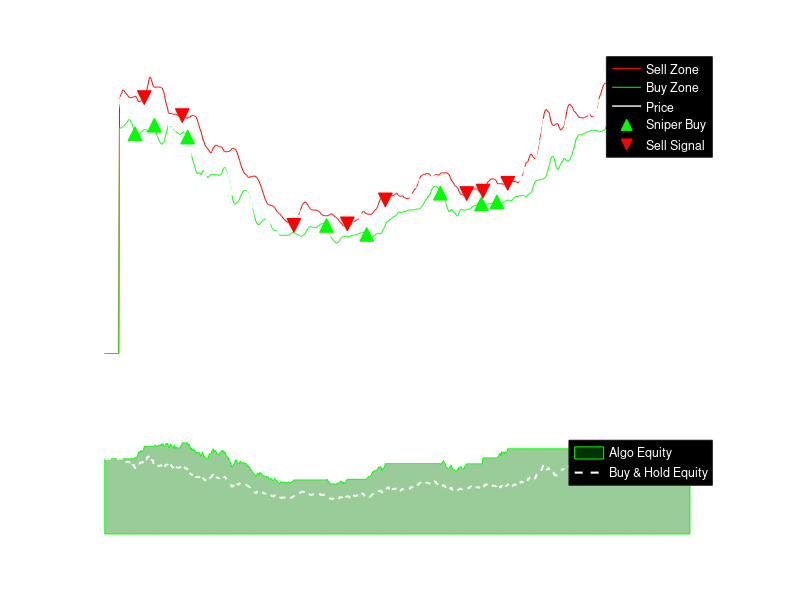

The MATLAB script that drew this image:
%% MATLAB "Sniper" Algo Trader (RSI + Limit Orders)
% Strategy: "Catch the Bottom"
%   1. Calculate "Fair Value" (20-Day EMA)
%   2. Place a LIMIT ORDER at the Lower Bollinger Band.
%   3. If RSI is < 40 (Oversold), we execute the trade aggressively.
%   4. Compare performance against a passive "Buy & Hold" strategy.

clear; clc; close all;

%% --- 1. DATA GENERATION (Simulating High/Low/Close) ---
% We simulate 'High' and 'Low' prices to allow for "Wick" trading
days = 252 * 3;      % 3 Years
start_price = 150;   
mu = 0.0005;         % Drift (General upward trend)
sigma = 0.02;        % Volatility (Market noise)

dates = (1:days)';
close_price = zeros(days, 1);
high_price = zeros(days, 1);
low_price = zeros(days, 1);
close_price(1) = start_price;

rng('shuffle'); % Random seed
for t = 2:days
    % Generate Close Price
    shock = randn;
    close_price(t) = close_price(t-1) * exp((mu - 0.5 * sigma^2) + sigma * shock);
    
    % Simulate High and Low (Wicks)
    % High is typically 0.5% to 3% above close/open
    daily_vol = rand * 0.03; 
    high_price(t) = close_price(t) * (1 + daily_vol);
    low_price(t) = close_price(t) * (1 - daily_vol);
end

%% --- 2. INDICATORS (RSI + Bollinger) ---
window = 20;
std_devs = 2.0; 

% A. Exponential Moving Average (Faster than SMA)
ema = zeros(days, 1);
k = 2 / (window + 1);
ema(1) = close_price(1);
for t = 2:days
    ema(t) = close_price(t) * k + ema(t-1) * (1 - k);
end

% B. Bollinger Bands
upper_band = zeros(days, 1);
lower_band = zeros(days, 1);
for t = window:days
    slice = close_price(t-window+1 : t);
    stdev = std(slice);
    upper_band(t) = ema(t) + (std_devs * stdev);
    lower_band(t) = ema(t) - (std_devs * stdev);
end

% C. RSI (Relative Strength Index)
rsi_period = 14;
rsi = zeros(days, 1);
change = [0; diff(close_price)];
avg_gain = 0; avg_loss = 0;

% Initial RSI Calculation
for t = 2:rsi_period+1
    gain = max(0, change(t));
    loss = abs(min(0, change(t)));
    avg_gain = avg_gain + gain;
    avg_loss = avg_loss + loss;
end
avg_gain = avg_gain / rsi_period;
avg_loss = avg_loss / rsi_period;

for t = rsi_period+2:days
    gain = max(0, change(t));
    loss = abs(min(0, change(t)));
    
    avg_gain = (avg_gain * (rsi_period-1) + gain) / rsi_period;
    avg_loss = (avg_loss * (rsi_period-1) + loss) / rsi_period;
    
    rs = avg_gain / avg_loss;
    rsi(t) = 100 - (100 / (1 + rs));
end

%% --- 3. TRADING LOGIC (THE SNIPER) ---
initial_capital = 10000;
capital = initial_capital;
position = 0; 
portfolio_value = zeros(days, 1);
buy_signals = nan(days, 1); 
sell_signals = nan(days, 1); 
trade_log = [];

% Warmup Period: We cannot trade before indicators exist
for t = 1:window
    portfolio_value(t) = initial_capital;
end

for t = window+1 : days
    current_close = close_price(t);
    
    % Target Buy Price = The Lower Band (The "Discount" Price)
    limit_buy_order = lower_band(t);
    
    % --- BUY LOGIC (Limit Order) ---
    if position == 0
        % Check 1: Did the price wick down to our limit order?
        % Check 2: Is RSI Oversold (< 40) to confirm the dip is real?
        if (low_price(t) <= limit_buy_order) && (rsi(t) < 40)
            
            % EXECUTION: We buy at the LIMIT PRICE, not the Close.
            execution_price = limit_buy_order; 
            
            shares = floor(capital / execution_price);
            if shares > 0
                capital = capital - (shares * execution_price);
                position = shares;
                buy_signals(t) = execution_price;
                trade_log = [trade_log; t, 1, execution_price]; 
            end
        end
        
    % --- SELL LOGIC (Take Profit) ---
    elseif position > 0
        % Sell if we hit the upper band OR if RSI gets too hot (> 75)
        if (high_price(t) >= upper_band(t)) || (rsi(t) > 75)
            % We sell at the Close or the Band, whichever is achievable
            execution_price = max(upper_band(t), current_close);
            
            capital = capital + (position * execution_price);
            position = 0;
            sell_signals(t) = execution_price;
            trade_log = [trade_log; t, -1, execution_price]; 
        end
    end
    
    % Mark to Market (Daily Account Value)
    portfolio_value(t) = capital + (position * current_close);
end

%% --- 4. BENCHMARK: BUY & HOLD ---
% We start Buy & Hold on Day (window+1) to be fair (same start time as Algo)
start_index = window + 1;
bh_shares = floor(initial_capital / close_price(start_index));
bh_cash_remainder = initial_capital - (bh_shares * close_price(start_index));

% Calculate BH Value over time
bh_curve = zeros(days, 1);
bh_curve(1:window) = initial_capital; % Flat during warmup
bh_curve(window+1:end) = bh_cash_remainder + (bh_shares .* close_price(window+1:end));

%% --- 5. REPORTING & METRICS ---
algo_return = ((portfolio_value(end) - initial_capital) / initial_capital) * 100;
bh_return = ((bh_curve(end) - initial_capital) / initial_capital) * 100;

fprintf('\n--- PERFORMANCE REPORT ---\n');
fprintf('Initial Capital:  $%.2f\n', initial_capital);
fprintf('Final Algo Value: $%.2f\n', portfolio_value(end));
fprintf('Final B&H Value:  $%.2f\n', bh_curve(end));
fprintf('--------------------------\n');
fprintf('Algo Return:      %.2f%%\n', algo_return);
fprintf('Buy&Hold Return:  %.2f%%\n', bh_return);
fprintf('Total Trades:     %d\n', size(trade_log,1));

if algo_return > bh_return
    fprintf('RESULT: Algo BEAT the market by %.2f%%\n', algo_return - bh_return);
else
    fprintf('RESULT: Algo LOST to the market by %.2f%%\n', bh_return - algo_return);
end

%% --- 6. VISUALIZATION ---
figure('Name', 'Sniper Strategy vs Buy & Hold', 'Color', 'k', 'Position', [100, 100, 1200, 800]);

% Subplot 1: Price Actions & Executions
subplot(3,1,1:2);
plot(dates, upper_band, 'r-', 'LineWidth', 0.5); hold on;
plot(dates, lower_band, 'g-', 'LineWidth', 0.5);
plot(dates, close_price, 'w-', 'LineWidth', 1);
plot(dates, buy_signals, 'g^', 'MarkerSize', 10, 'MarkerFaceColor', 'g');
plot(dates, sell_signals, 'rv', 'MarkerSize', 10, 'MarkerFaceColor', 'r');
title('Sniper Strategy (Limit Order Entries)', 'Color', 'w');
legend('Sell Zone', 'Buy Zone', 'Price', 'Sniper Buy', 'Sell Signal', 'TextColor', 'w', 'Color', 'k');
set(gca, 'Color', 'k', 'XColor', 'w', 'YColor', 'w');
grid on;

% Subplot 2: Equity Curve Comparison
subplot(3,1,3);
area(dates, portfolio_value, 'FaceColor', [0 0.5 0], 'FaceAlpha', 0.4, 'EdgeColor', 'g'); hold on;
plot(dates, bh_curve, 'w--', 'LineWidth', 1.5); % White dashed line for B&H
title('Account Growth: Algo vs. Buy & Hold', 'Color', 'w');
legend('Algo Equity', 'Buy & Hold Equity', 'Location', 'best', 'TextColor', 'w', 'Color', 'k');
ylabel('Value ($)', 'Color', 'w');
xlabel('Trading Days', 'Color', 'w');
set(gca, 'Color', 'k', 'XColor', 'w', 'YColor', 'w');
grid on;